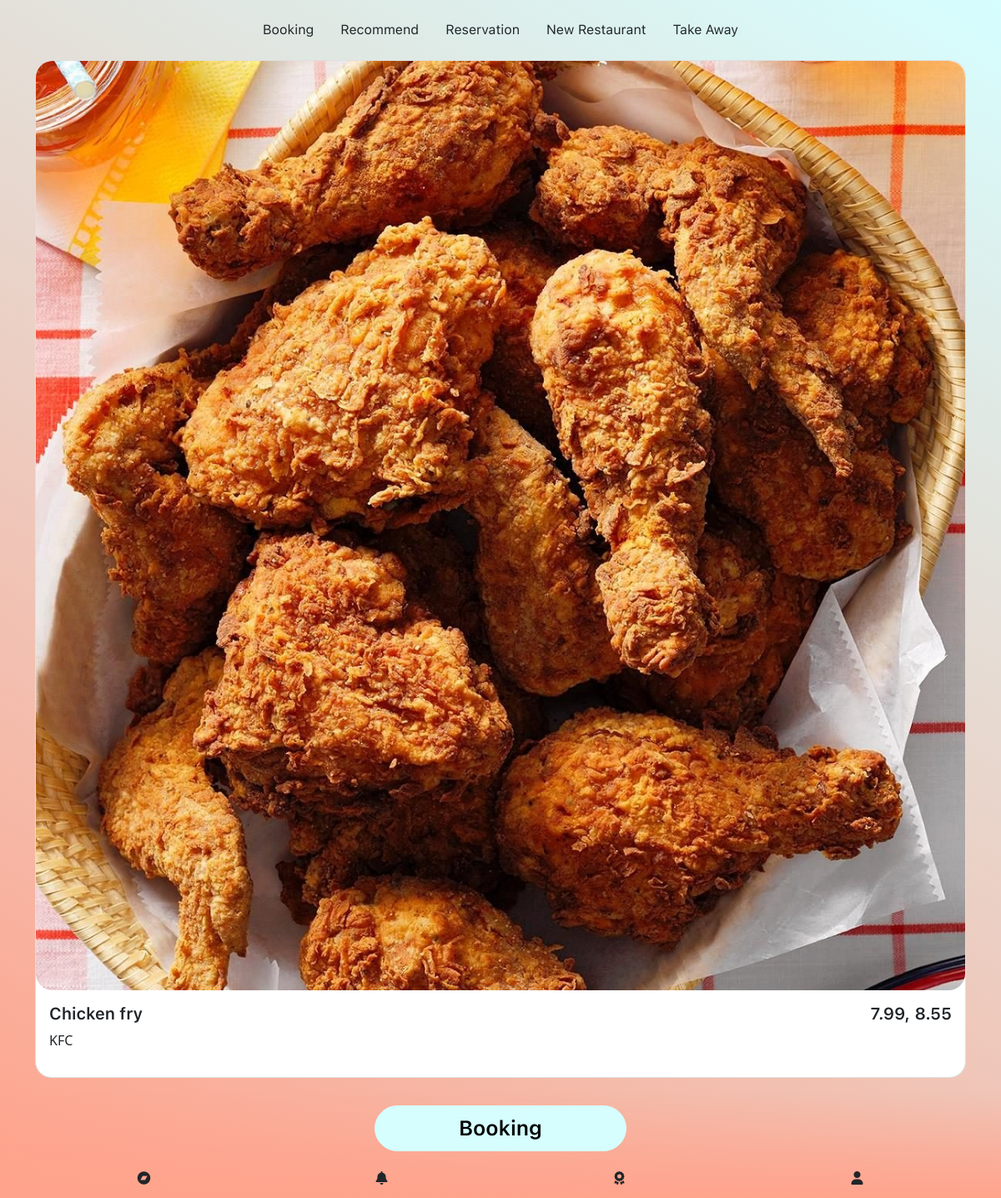
Page /product.php?restaurant_id=3 on the earlier database version.
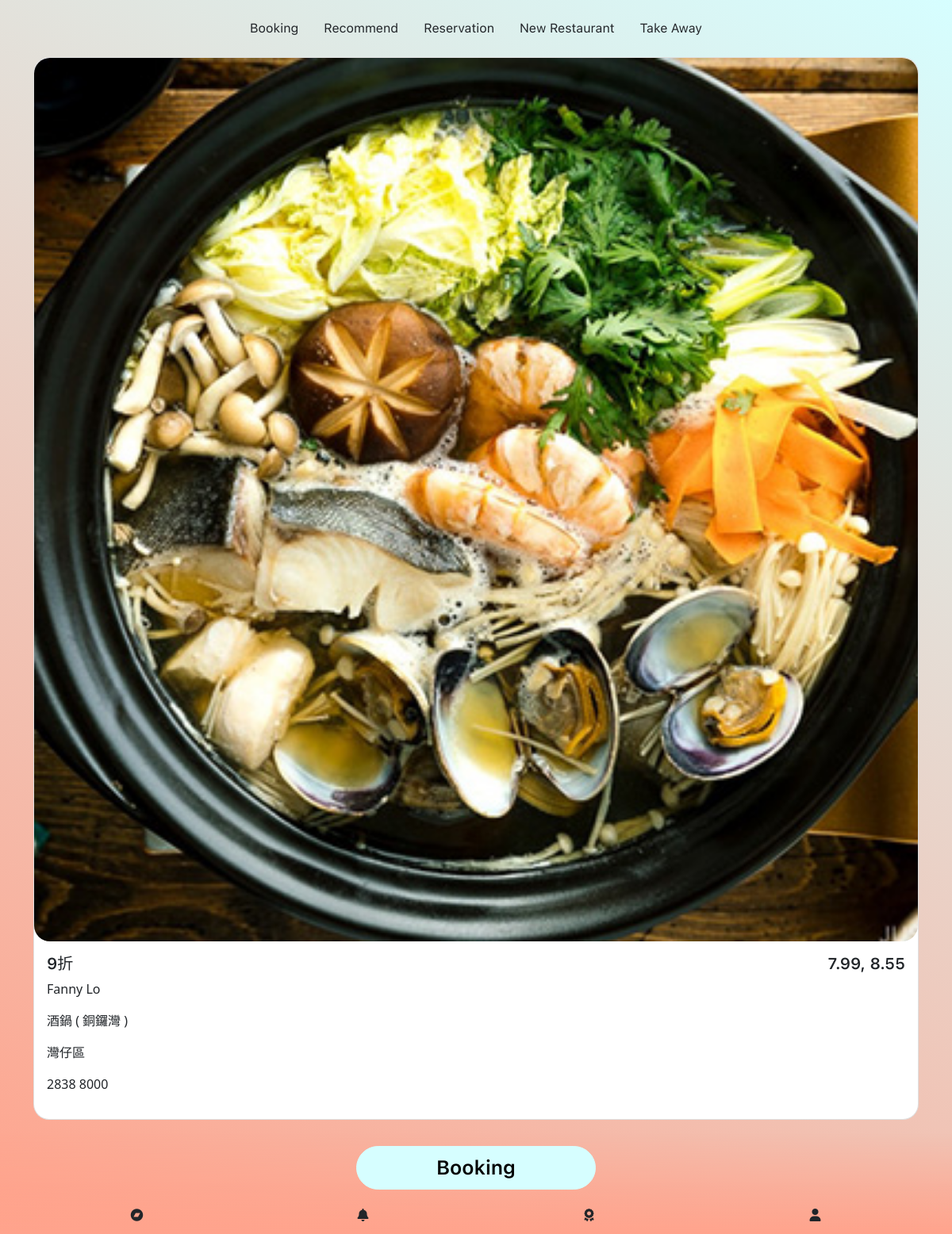
Same page on the later database version.
### tables this page shows
CREATE TABLE `product` (
  `id` int(11) NOT NULL,
  `restaurant_id` int(11) NOT NULL,
  `p_name` varchar(100) NOT NULL,
  `code` varchar(10) NOT NULL,
  `time` varchar(100) NOT NULL,
  `discount` int(11) NOT NULL,
  `price` varchar(100) NOT NULL,
  `description` varchar(5000) NOT NULL,
  `image` varchar(200) NOT NULL,
  `status` int(11) NOT NULL DEFAULT 1,
  `updated_at` timestamp NOT NULL DEFAULT current_timestamp() ON UPDATE current_timestamp()
);

CREATE TABLE `restaurant` (
  `id` int(11) NOT NULL,
  `name` varchar(100) NOT NULL,
  `brand` varchar(150) NOT NULL,
  `number` varchar(150) NOT NULL,
  `address` varchar(500) NOT NULL,
  `image` varchar(250) NOT NULL,
  `status` int(11) NOT NULL DEFAULT 1,
  `updated_at` timestamp NOT NULL DEFAULT current_timestamp() ON UPDATE current_timestamp()
);

### admin/includes/dbController.php (called while the page is built, shortened)
<?php
class DBController {
    private $host = "localhost";
    private $user = "root";
    private $password = "";
    private $database = "restaurents";
    private $conn;
    function __construct() {
        $this->conn = $this->connectDB();
    }
    function connectDB() {
        $conn = mysqli_connect($this->host,$this->user,$this->password,$this->database);
        return $conn;
    }
    function runQuery($query) {
        $result = mysqli_query($this->conn,$query);
        while($row=mysqli_fetch_assoc($result)) {
            $resultset[] = $row;
        }
        if(!empty($resultset))
            return $resultset;
    }
    function numRows($query) {
        $result  = mysqli_query($this->conn,$query);
        $rowcount = mysqli_num_rows($result);
        return $rowcount;
    }
}

### includes/db-configure.php (called while the page is built)
<?php
require_once("admin/includes/dbController.php");
$db_handle = new DBController();
require_once("admin/includes/send_report.php");

### admin/includes/send_report.php (called while the page is built, shortened)
<?php
$daily_report = $db_handle->runQuery("SELECT * FROM `daily_report` order by id desc");
$monthly_report = $db_handle->runQuery("SELECT * FROM `monthly_report` order by id desc");

### product.php (the view, shortened to what the changed rows need)
<?php
require_once('includes/db-configure.php');
?>
<!doctype html>
<html lang="en">
<head>
    <link href="assets/vendors/bootstrap/css/bootstrap.min.css" rel="stylesheet"/>
    <link rel="stylesheet" href="assets/vendors/font-awesome/css/all.min.css"/>
    <link rel='stylesheet' href='assets/vendors/swiper/css/swiper.min.css'>
    <link rel='stylesheet' href='assets/css/style.css'>
</head>
<body>
<section class="container mt-3 mb-5 pb-5">
    <?php
    if (isset($_GET['restaurant_id'])) {
        $product_data = $db_handle->runQuery("SELECT * FROM restaurant, product where product.restaurant_id=restaurant.id and product.restaurant_id={$_GET['restaurant_id']} order by product.id desc");
        $row_count = $db_handle->numRows("SELECT * FROM product, restaurant where product.restaurant_id=restaurant.id and product.restaurant_id={$_GET['restaurant_id']} order by product.id desc");
        for ($i = 0; $i < $row_count; $i++) {
            ?>
            <div class="row mt-3 <?php if ($i + 1 == $row_count) {
                echo 'mb-5';
            } ?>">
                <div class="col-12">
                    <div class="card">
                        <a href="Product-Details?product_id=<?php echo $product_data[$i]["id"]; ?>" class="product-link">
                            <img src="<?php echo $product_data[$i]["image"]; ?>" class="card-img-top card-product-image"
                                 alt="...">
                        </a>
                        <div class="card-body">
                            <div class="row">
                                <div class="col-6">
                                    <h5 class="card-title"><?php echo $product_data[$i]["p_name"]; ?></h5>
                                    <p><?php echo $product_data[$i]["name"]; ?></p>
                                    <p><?php echo $product_data[$i]["brand"]; ?></p>
                                    <p><?php echo $product_data[$i]["address"]; ?></p>
                                    <p><?php echo $product_data[$i]["number"]; ?></p>
                                </div>
                                <div class="col-6 text-end">
                                    <h5 class="card-title"><?php echo $product_data[$i]["price"]; ?></h5>
                                </div>
                            </div>
                        </div>
                    </div>
                </div>
            </div>
        <?php }
    } ?>
</section>
</body>
</html>

Differences in the rows shown:
no longer on this page (row edited): product: image (picture), p_name "Chicken fry", restaurant.name "KFC", price "7.99, 8.55"
now on this page (row edited): product: image (picture), p_name "9折", restaurant.name "Fanny Lo", restaurant.brand "酒鍋 ( 銅鑼灣 )", restaurant.address "灣仔區", restaurant.number "2838 8000", price "7.99, 8.55"
